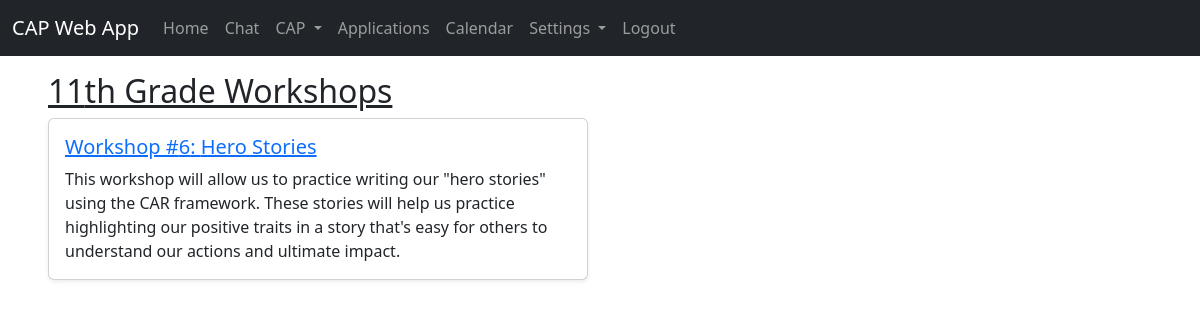
Page /workshops/ (signed in) on the committed database.
### workshops/models.py (models this page shows, shortened)
class WorkshopMaterial(models.Model):
    name=models.CharField(max_length=255)
    number=models.IntegerField(blank=True, null=True)  # I.e. Session 1, 2, etc.
    description=models.TextField(blank=True)
    grade=models.IntegerField(choices=GRADE_CHOICES)
    google_doc_id=models.CharField(blank=True, null=True, max_length=1000)
    visible=models.BooleanField(default=False)

### workshops/views.py (the view)
# urls.py: path("", views.index, name="index"),
@login_required
def index(request):
    current_userprofile = request.user.profile
    if current_userprofile.role == 'admin':
        workshops = WorkshopMaterial.objects.all()
    else:
        if current_userprofile.role == 'mentee':
            grad_year = current_userprofile.graduation_year
        else:
            mentees = UserProfile.objects.filter(mentors=request.user)
            grad_year = max([i.graduation_year for i in mentees])
        grade_cutoff_date = datetime.date(year=grad_year, month=8, day=1)
        grade_level = 11 if (grade_cutoff_date - datetime.datetime.today().date()).days > 365 else 12
        if grade_level == 11:
            workshops = WorkshopMaterial.objects.filter(grade=11, visible=True)
        else:
            workshops_11 = WorkshopMaterial.objects.filter(grade=11)
            workshops_12 = WorkshopMaterial.objects.filter(grade=12, visible=True)
            workshops = workshops_11 | workshops_12
    workshops_ordered = workshops.order_by("grade", "number")
    return render(request, "workshops/landing.html", {
        "workshops": workshops_ordered
    })

### core/context_processors.py (called while the page is built)
def nav_links(request):
    json_path = os.path.join(settings.BASE_DIR, 'static', 'data', 'nav_links.json')
    with open(json_path) as f:
        data = json.load(f)
    return {'nav_links': data}

### workshops/templates/workshops/landing.html (shortened to what this page needs)
{% extends "workshops/layout.html" %}
{% block body %}
    <div class="my-3 mx-5">
        <div class="row">
            {% regroup workshops by grade as grade_groups %}
            {% for group in grade_groups %}
                <div class="col-md-6 mb-4">
                    <h2><u>{{ group.grouper }}th Grade Workshops</u></h2>
                    {% for workshop in group.list %}
                        <div class="workshop card shadow-sm mb-3">
                            <div class="card-body">
                                <h5 class="card-title">
                                    <a href="{% url 'workshops:workshop_details' workshop.id %}">
                                        Workshop #{{ workshop.number }}: {{ workshop.name }}
                                    </a>
                                </h5>
                                <p class="card-text">{{ workshop.description }}</p>
                            </div>
                        </div>
                    {% endfor %}
                </div>
            {% endfor %}
        </div>
    </div>
{% endblock %}

### workshops/templates/workshops/layout.html (shortened to what this page needs)
{% load static %}
<!DOCTYPE html>
<html lang="en">
    <head>
        <link href="https://cdn.jsdelivr.net/npm/bootstrap@5.3.3/dist/css/bootstrap.min.css" rel="stylesheet">
    </head>
    <body>
        {% include 'partials/navbar.html' %}
        {% block body %}
        {% endblock %}
    </body>
</html>

### core/templates/partials/navbar.html (shortened to what this page needs)
<nav class="navbar sticky-top navbar-expand-md navbar-dark bg-dark">
    <div class="container-fluid">
        <span class="navbar-brand">CAP Web App</span>
        <div class="collapse navbar-collapse" id="navbarMain">
            <ul class="navbar-nav me-auto mb-2 mb-md-0">
                {% for link in nav_links %}
                    {% if link.children %}
                        <li class="nav-item dropdown">
                            <a
                                class="nav-link dropdown-toggle"
                                href="#"
                                role="button"
                                data-bs-toggle="dropdown"
                                aria-expanded="false"
                            >
                                {{ link.name }}
                            </a>
                        </li>
                    {% else %}
                        <li class="nav-item">
                            {% if link.method == "get" %}
                                <a class="nav-link" href="{{ link.path }}">{{ link.name }}</a>
                            {% elif link.method == "post" %}
                                <form action="{{ link.path }}" method="post">
                                    <button type="submit" class="nav-link">{{ link.name }}</button>
                                </form>
                            {% endif %}
                        </li>
                    {% endif %}
                {% endfor %}
            </ul>
        </div>
    </div>
</nav>

### rows in the picture
WorkshopMaterial: number "6", name "Hero Stories", description "This workshop will allow us to practice writing our \"hero stories\" using the CAR framework. These stories will help us practice highlighting our positive traits in a story that's easy for others to understand our actions and ultimate impact."

### other values in the picture
{{ link.name }} "Home" "Chat" "Applications" "Calendar"
{{ link.name }} "CAP" "Settings"
{{ link.name }} "Logout"
{{ group.grouper }} "11"
